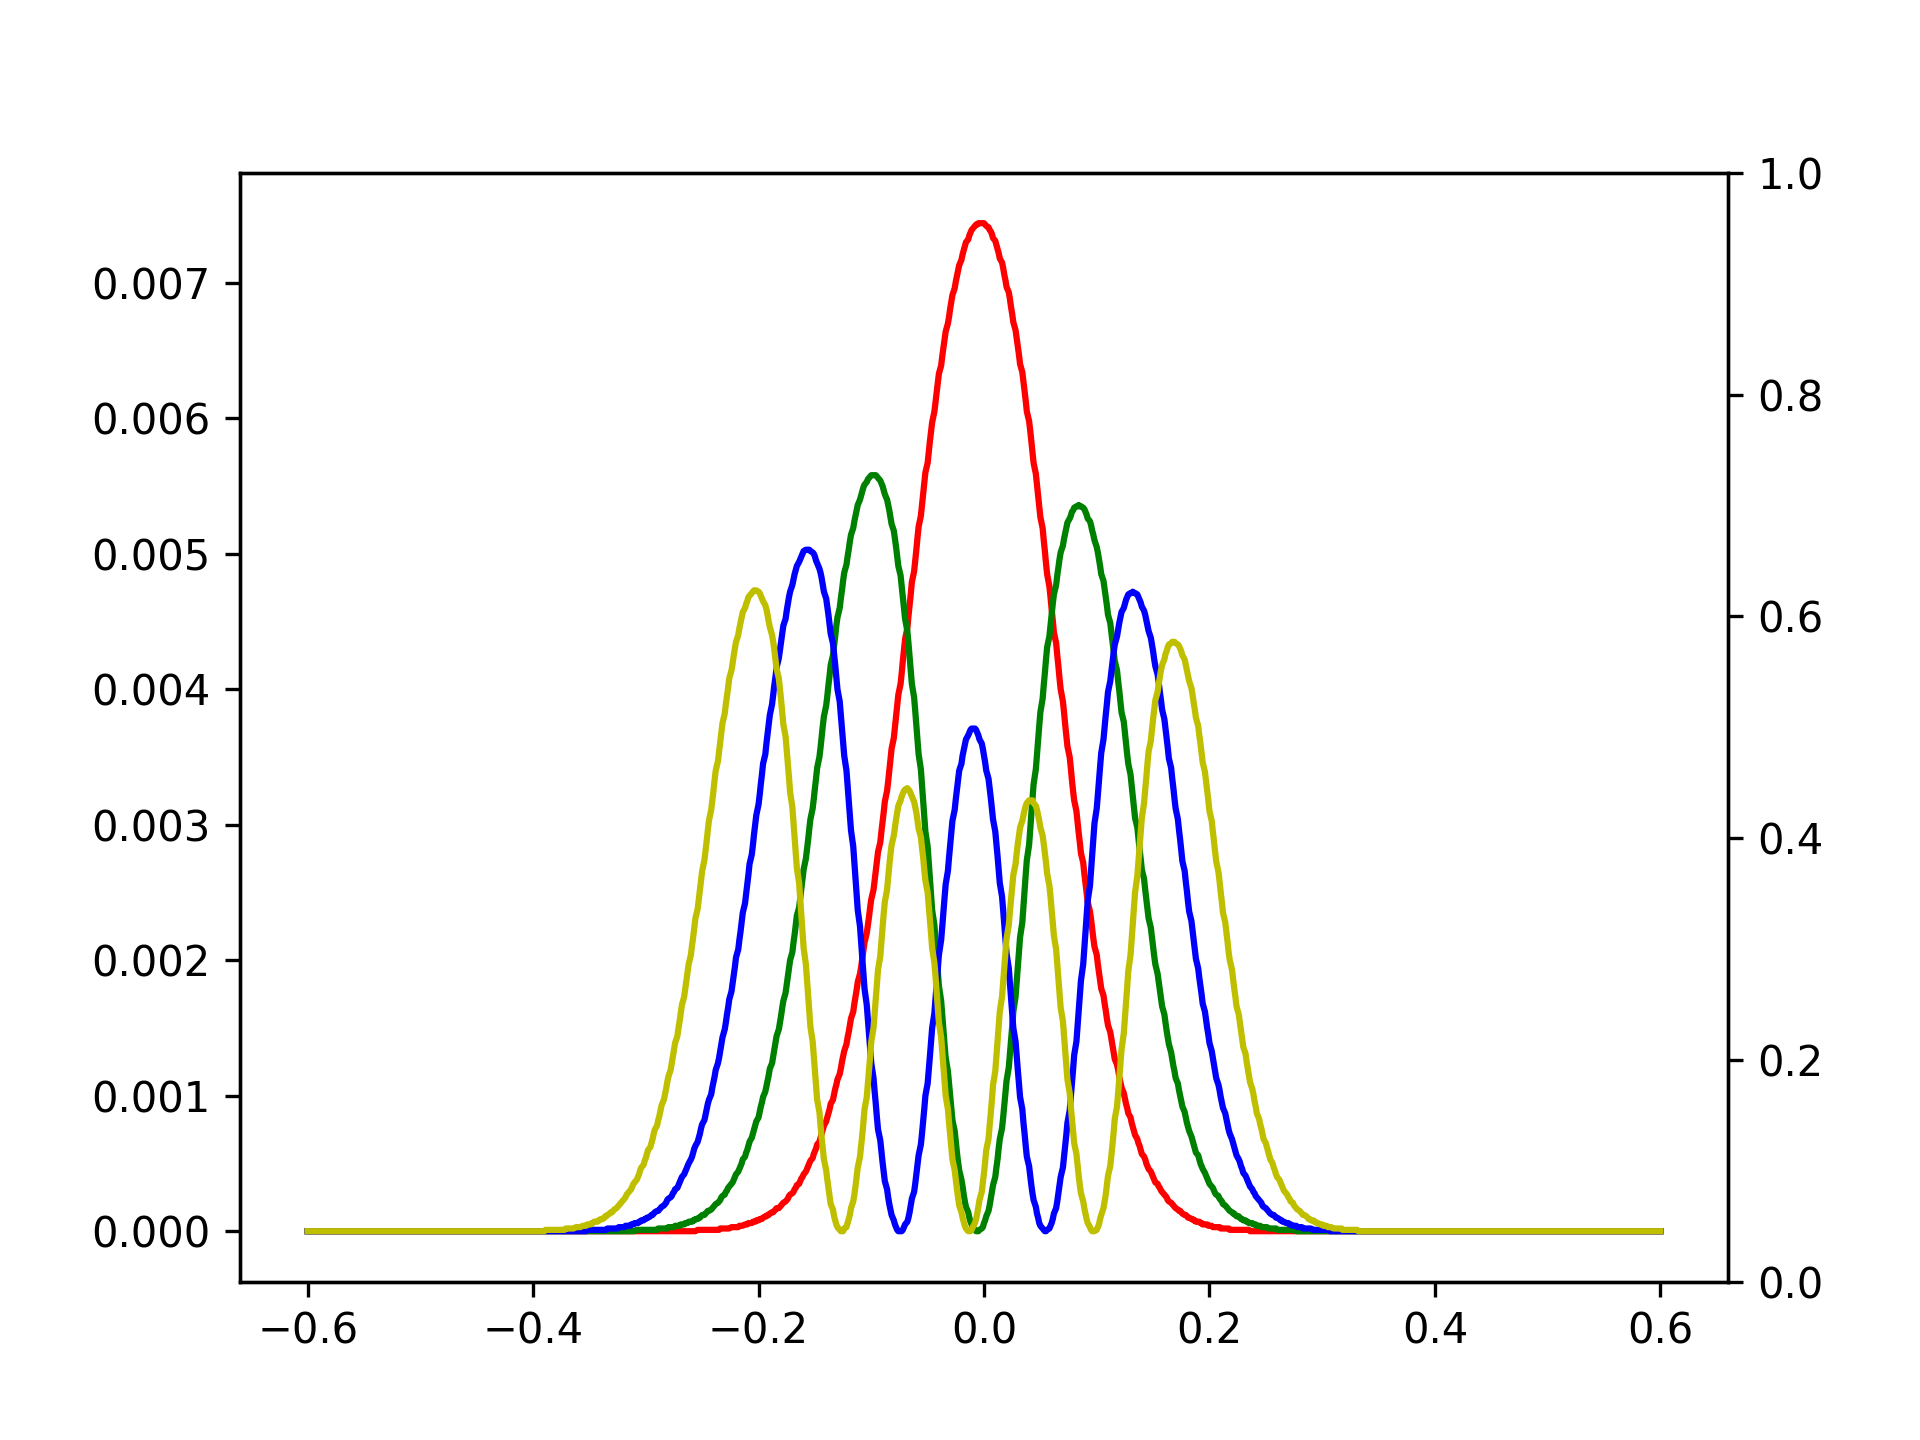

The script that saved this image:
import numpy
import matplotlib.pyplot as plt
import yaml
import sys
import math
import click


def read_data(input_file):
    with open(input_file, 'r') as stream:
        try:
            input_data = yaml.load(stream)
            return input_data
        except yaml.YAMLError as e:
            sys.stderr.write(e)
            sys.stderr.write("\n")
            sys.exit(-1)


@click.command()
@click.option('--numerov-output', help='Output from numerov.')
@click.option('--img', help='Image file name.')
def main(numerov_output, img):

    fig, ax1 = plt.subplots()
    ax2 = ax1.twinx()

    numerov_data = read_data(numerov_output)
    qs = numerov_data['qs']
    psi_squared = numerov_data['psi_squared']


    colors = ['r', 'g', 'b', 'y']

    for i in range(len(psi_squared)):
        color = colors[i%len(colors)]
        ax1.plot(qs, [float(x) for x in psi_squared[i]], f'{color}-')

    plt.savefig(img, dpi=300.0)


if __name__ == '__main__':
    main()
